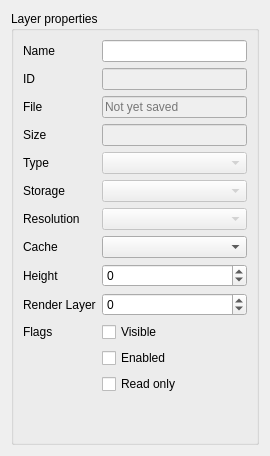
         <widget class="QWidget" name="tabLayerProperties">
          <attribute name="title">
           <string>Layer Properties</string>
          </attribute>
          <layout class="QVBoxLayout" name="verticalLayout_3">
           <item>
            <widget class="QGroupBox" name="layerProperties">
             <property name="title">
              <string>Layer properties</string>
             </property>
             <property name="flat">
              <bool>true</bool>
             </property>
             <layout class="QGridLayout" name="gridLayout_2">
              <item row="9" column="0">
               <widget class="QLabel" name="label_10">
                <property name="text">
                 <string>Cache</string>
                </property>
               </widget>
              </item>
              <item row="8" column="1" colspan="2">
               <widget class="QComboBox" name="cmbLayerResolution">
                <property name="enabled">
                 <bool>false</bool>
                </property>
               </widget>
              </item>
              <item row="12" column="0">
               <widget class="QLabel" name="label_34">
                <property name="text">
                 <string>Flags</string>
                </property>
               </widget>
              </item>
              <item row="12" column="1">
               <widget class="QCheckBox" name="chkLayerVisible">
                <property name="sizePolicy">
                 <sizepolicy hsizetype="Preferred" vsizetype="Fixed">
                  <horstretch>0</horstretch>
                  <verstretch>0</verstretch>
                 </sizepolicy>
                </property>
                <property name="text">
                 <string>Visible</string>
                </property>
               </widget>
              </item>
              <item row="0" column="1" colspan="2">
               <widget class="QLineEdit" name="layerName">
                <property name="sizePolicy">
                 <sizepolicy hsizetype="Preferred" vsizetype="Fixed">
                  <horstretch>0</horstretch>
                  <verstretch>0</verstretch>
                 </sizepolicy>
                </property>
               </widget>
              </item>
              <item row="11" column="0">
               <widget class="QLabel" name="label_18">
                <property name="text">
                 <string>Render Layer</string>
                </property>
               </widget>
              </item>
              <item row="3" column="1" colspan="2">
               <widget class="QLineEdit" name="layerFileName">
                <property name="enabled">
                 <bool>false</bool>
                </property>
                <property name="sizePolicy">
                 <sizepolicy hsizetype="Preferred" vsizetype="Fixed">
                  <horstretch>0</horstretch>
                  <verstretch>0</verstretch>
                 </sizepolicy>
                </property>
                <property name="readOnly">
                 <bool>true</bool>
                </property>
                <property name="placeholderText">
                 <string>Not yet saved</string>
                </property>
               </widget>
              </item>
              <item row="3" column="0">
               <widget class="QLabel" name="label_23">
                <property name="text">
                 <string>File</string>
                </property>
               </widget>
              </item>
              <item row="0" column="0">
               <widget class="QLabel" name="label_5">
                <property name="sizePolicy">
                 <sizepolicy hsizetype="Maximum" vsizetype="Preferred">
                  <horstretch>0</horstretch>
                  <verstretch>0</verstretch>
                 </sizepolicy>
                </property>
                <property name="text">
                 <string>Name</string>
                </property>
               </widget>
              </item>
              <item row="1" column="1" colspan="2">
               <widget class="QLineEdit" name="layerID">
                <property name="enabled">
                 <bool>false</bool>
                </property>
                <property name="sizePolicy">
                 <sizepolicy hsizetype="Preferred" vsizetype="Fixed">
                  <horstretch>0</horstretch>
                  <verstretch>0</verstretch>
                 </sizepolicy>
                </property>
                <property name="readOnly">
                 <bool>true</bool>
                </property>
               </widget>
              </item>
              <item row="4" column="0">
               <widget class="QLabel" name="label_24">
                <property name="text">
                 <string>Size</string>
                </property>
               </widget>
              </item>
              <item row="6" column="0">
               <widget class="QLabel" name="label_7">
                <property name="text">
                 <string>Storage</string>
                </property>
               </widget>
              </item>
              <item row="10" column="1" colspan="2">
               <widget class="QSpinBox" name="layerDepth">
                <property name="sizePolicy">
                 <sizepolicy hsizetype="Preferred" vsizetype="Fixed">
                  <horstretch>0</horstretch>
                  <verstretch>0</verstretch>
                 </sizepolicy>
                </property>
                <property name="minimum">
                 <number>-99</number>
                </property>
               </widget>
              </item>
              <item row="4" column="1" colspan="2">
               <widget class="QLineEdit" name="layerFileSize">
                <property name="enabled">
                 <bool>false</bool>
                </property>
                <property name="sizePolicy">
                 <sizepolicy hsizetype="Preferred" vsizetype="Fixed">
                  <horstretch>0</horstretch>
                  <verstretch>0</verstretch>
                 </sizepolicy>
                </property>
                <property name="readOnly">
                 <bool>true</bool>
                </property>
                <property name="placeholderText">
                 <string/>
                </property>
               </widget>
              </item>
              <item row="13" column="1">
               <widget class="QCheckBox" name="chkLayerEnabled">
                <property name="sizePolicy">
                 <sizepolicy hsizetype="Preferred" vsizetype="Fixed">
                  <horstretch>0</horstretch>
                  <verstretch>0</verstretch>
                 </sizepolicy>
                </property>
                <property name="text">
                 <string>Enabled</string>
                </property>
               </widget>
              </item>
              <item row="11" column="1" colspan="2">
               <widget class="QSpinBox" name="renderLayer">
                <property name="sizePolicy">
                 <sizepolicy hsizetype="Preferred" vsizetype="Fixed">
                  <horstretch>0</horstretch>
                  <verstretch>0</verstretch>
                 </sizepolicy>
                </property>
                <property name="minimum">
                 <number>-99</number>
                </property>
               </widget>
              </item>
              <item row="10" column="0">
               <widget class="QLabel" name="label_33">
                <property name="text">
                 <string>Height</string>
                </property>
               </widget>
              </item>
              <item row="14" column="1">
               <widget class="QCheckBox" name="chkLayerReadOnly">
                <property name="sizePolicy">
                 <sizepolicy hsizetype="Preferred" vsizetype="Fixed">
                  <horstretch>0</horstretch>
                  <verstretch>0</verstretch>
                 </sizepolicy>
                </property>
                <property name="text">
                 <string>Read only</string>
                </property>
               </widget>
              </item>
              <item row="9" column="1" colspan="2">
               <widget class="QComboBox" name="cmbLayerCache">
                <property name="enabled">
                 <bool>true</bool>
                </property>
               </widget>
              </item>
              <item row="5" column="1" colspan="2">
               <widget class="QComboBox" name="cmbLayerType">
                <property name="enabled">
                 <bool>false</bool>
                </property>
               </widget>
              </item>
              <item row="15" column="1">
               <spacer name="verticalSpacer_4">
                <property name="orientation">
                 <enum>Qt::Vertical</enum>
                </property>
                <property name="sizeHint" stdset="0">
                 <size>
                  <width>139</width>
                  <height>39</height>
                 </size>
                </property>
               </spacer>
              </item>
              <item row="8" column="0">
               <widget class="QLabel" name="label_11">
                <property name="text">
                 <string>Resolution</string>
                </property>
               </widget>
              </item>
              <item row="5" column="0">
               <widget class="QLabel" name="label_6">
                <property name="text">
                 <string>Type</string>
                </property>
               </widget>
              </item>
              <item row="6" column="1" colspan="2">
               <widget class="QComboBox" name="cmbLayerStorage">
                <property name="enabled">
                 <bool>false</bool>
                </property>
               </widget>
              </item>
              <item row="1" column="0">
               <widget class="QLabel" name="label_14">
                <property name="text">
                 <string>ID</string>
                </property>
               </widget>
              </item>
             </layout>
            </widget>
           </item>
          </layout>
         </widget>
